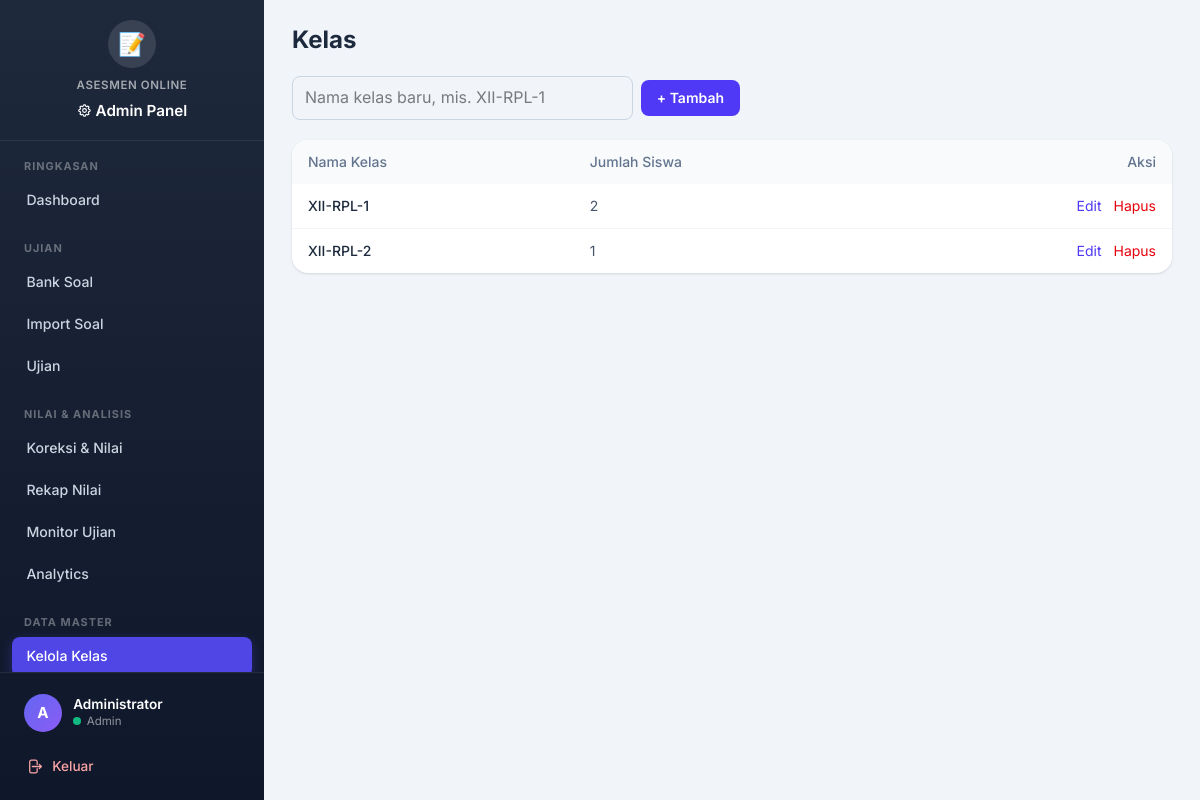
The page /admin/kelas/index.php (signed in) on the database its author committed.
### tables this page shows
CREATE TABLE IF NOT EXISTS kelas (
  id INT AUTO_INCREMENT PRIMARY KEY,
  nama_kelas VARCHAR(50) NOT NULL UNIQUE,
  created_at TIMESTAMP DEFAULT CURRENT_TIMESTAMP
);

### core/functions.php (called while the page is built, shortened)
<?php
function e($value) {
    return htmlspecialchars((string)$value, ENT_QUOTES, 'UTF-8');
}

### admin/kelas/index.php (the view, shortened to what this page needs)
<?php
$conn = db();
$kelas = $conn->query("SELECT k.*, (SELECT COUNT(*) FROM siswa s WHERE s.kelas_id = k.id AND s.is_active = 1) AS jml_siswa FROM kelas k ORDER BY k.nama_kelas")->fetch_all(MYSQLI_ASSOC);
require __DIR__ . '/../../views/layout_admin_top.php';
?>
<div class="flex items-center justify-between">
  <h1 class="text-2xl font-bold text-slate-800">Kelas</h1>
</div>
<form method="post" class="mt-5 flex max-w-md items-center gap-2">
  <input type="text" name="nama_kelas" required placeholder="Nama kelas baru, mis. XII-RPL-1"
         class="flex-1 rounded-lg border border-slate-300 px-3 py-2 focus:border-indigo-500 focus:outline-none">
  <button class="rounded-lg bg-indigo-600 px-4 py-2 text-sm font-semibold text-white hover:bg-indigo-700">+ Tambah</button>
</form>
<div class="mt-5 overflow-hidden rounded-2xl bg-white shadow">
  <table class="w-full text-left text-sm">
    <thead class="bg-slate-50 text-slate-500">
      <tr>
        <th class="px-4 py-3 font-medium">Nama Kelas</th>
        <th class="px-4 py-3 font-medium">Jumlah Siswa</th>
        <th class="px-4 py-3 font-medium text-right">Aksi</th>
      </tr>
    </thead>
    <tbody class="divide-y divide-slate-100">
      <?php foreach ($kelas as $k): ?>
        <tr class="hover:bg-slate-50">
          <td class="px-4 py-3 font-medium text-slate-800"><?= e($k['nama_kelas']) ?></td>
          <td class="px-4 py-3 text-slate-600"><?= (int)$k['jml_siswa'] ?></td>
          <td class="px-4 py-3 text-right whitespace-nowrap space-x-2">
            <button class="text-indigo-600 hover:underline" onclick="document.getElementById('edit-<?= (int)$k['id'] ?>').showModal()">Edit</button>
            <form method="post" class="inline">
              <button class="text-red-600 hover:underline" onclick="return confirm('Hapus kelas ini?')">Hapus</button>
            </form>
          </td>
        </tr>
      <?php endforeach; ?>
    </tbody>
  </table>
</div>
<?php require __DIR__ . '/../../views/layout_admin_bottom.php'; ?>

### assets/css/theme.css (style rules this page uses)
:root { --primary: #4f46e5; --primary-hover: #4338ca; --primary-light: #eef2ff; --secondary: #64748b; --success: #10b981; --success-light: #d1fae5; --warning: #f59e0b; --warning-light: #fef3c7; --danger: #ef4444; --danger-light: #fee2e2; --info: #3b82f6; --info-light: #dbeafe; --dark: #1e293b; --light: #f8fafc; --border: #e2e8f0; --sidebar-width: 264px; --sidebar-bg: linear-gradient(180deg, #1e293b 0%, #0f172a 100%); --card-shadow: 0 1px 3px rgba(0,0,0,0.06), 0 1px 2px rgba(0,0,0,0.04); --card-hover-shadow: 0 10px 25px rgba(0,0,0,0.10); --radius: 12px; --radius-sm: 8px; --font: 'Inter', system-ui, -apple-system, sans-serif; --transition: 0.2s ease; }
* { font-family: var(--font); }
body { font-size: 16px; line-height: 1.6; }

### rows shown on the page
kelas: nama_kelas "XII-RPL-1", jml_siswa "2"
kelas: nama_kelas "XII-RPL-2", jml_siswa "1"

### other values the page prints
$section['label'] "RINGKASAN"
$item['label'] "Dashboard"
$section['label'] "UJIAN"
$item['label'] "Bank Soal"
$item['label'] "Import Soal"
$item['label'] "Ujian"
$section['label'] "NILAI & ANALISIS"
$item['label'] "Koreksi & Nilai"
$item['label'] "Rekap Nilai"
$item['label'] "Monitor Ujian"
$item['label'] "Analytics"
$section['label'] "DATA MASTER"
$item['label'] "Kelola Kelas"
$admin_avatar "A"
$admin_nama "Administrator"
